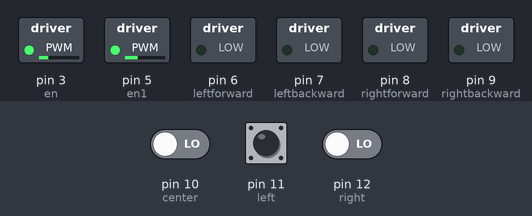
Bench run of a sketch on a simulated Arduino Uno, built with avr-gcc and run on an emulated ATmega328P. Parts: switched loads named in the sketch (green lamp = pin HIGH). The inputs (shaded band) are chosen by the test bench; at power-on: pin 10 (center) LOW, pin 11 (left) LOW, pin 12 (right) LOW.

Above: at 2.8 s.
2.9 s: pin 10 (center) driven HIGH
At 4.0 s:
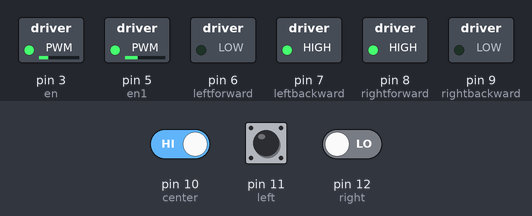
4.5 s: pin 11 (left) pulled HIGH for 1.2 s
At 5.1 s:
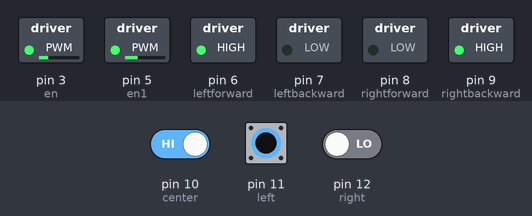
7.2 s: pin 11 (left) pulled HIGH for 3.2 s
At 10.8 s:
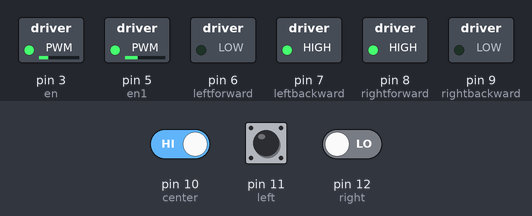
11.9 s: pin 10 (center) driven LOW
At 13.1 s:
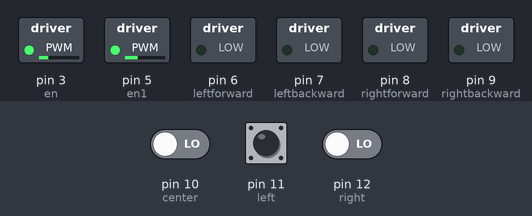
13.4 s: pin 11 (left) pulled HIGH for 1.2 s
At 14.4 s:
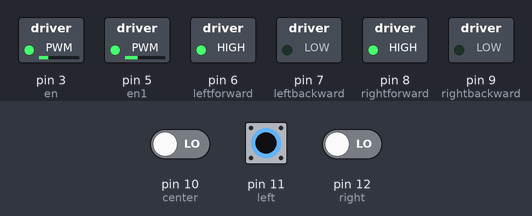
16.1 s: pin 10 (center) driven HIGH and pin 11 (left) driven HIGH and pin 12 (right) driven HIGH
At 17.9 s:
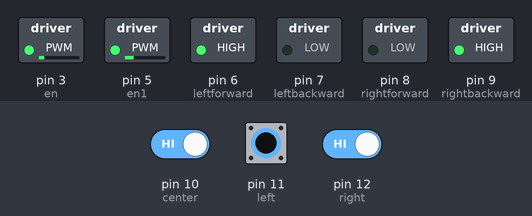
Timing chart, 0 to 16.7 s (numbered marks = the images above; inputs shaded):
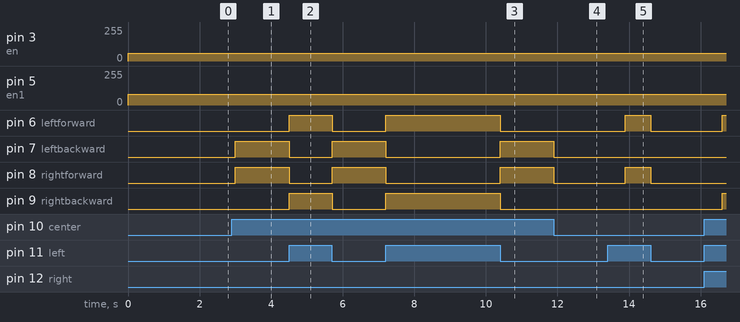

The sketch:

test_line_follwoing.ino
```cpp
int left =11;
int center =10;
int right=12;
int en=3;
int en1=5;
int red=2;
int green=4;
//int extraleft=A2;
//int extraright=A3

int leftforward =6;
int leftbackward =7;
int rightforward =8;
int rightbackward =9;
//int b;

bool l, c, r, m;

void setup() {
  // put your setup code here, to run once:
pinMode(l,INPUT);
pinMode(c,INPUT);
pinMode(r,INPUT);
pinMode(leftforward,OUTPUT);
pinMode(leftbackward,OUTPUT);
pinMode(rightforward,OUTPUT);
pinMode(rightbackward,OUTPUT);
pinMode(en1,OUTPUT);
pinMode(red,INPUT);
pinMode(green,INPUT);
pinMode(en,OUTPUT);
//Serial.begin(9600);

}

void loop() {
  // put your main code here, to run repeatedly:

  readSensor();

  if(l && !c && r) //ROBOT MOVE FORWAD
  {
  motorFwd();
  }


  if(l && c &&!r)// RIGHT TURN
  {
    //delay(50);
    motorRight();
    //LEDred();
  }
  if(!l && c && r){    //LEFT TURN
    motorLeft();
   // LEDred();
  }

if(!l && c &&!r )//T-JUNCATION --LEFT IS FIRST PRIORITY ORDER SO ROBOT IS RIGHT TURN
{
  motorLeft();
  //LEDred();
}
if(l && c && r)// 180 DEGREE RIGHT TURN
{
    //motorFwd();
    //delay(50);
  do{
    motorRight();
  }
  while(l && c && !r);
  do{
    motorRot();
    }
    while(l && !c && r);
}
if(!l && !c && r){    //  IF CONDITION IS TURN LEFT OR STRIAGHT MOVE LEFT
  //LEDred();
  do{
    motorLeft();
  }
  while(!l && c && r);
  do{
    motorLeft();
    }
    while(l && !c && r);
}
if(l && !c && !r){  //  MOVE STRAIGHT NOT RIGHT
  motorFwd();
  //LEDred();
}

if(!l &&! c &&! r)  //STOP IN THE DESTINATION
{
  digitalWrite(leftforward,LOW);
  digitalWrite(leftbackward,LOW);
  digitalWrite(rightforward,LOW);
  digitalWrite(rightbackward,LOW);
  analogWrite(en,58);
  analogWrite(en1,80);
 LEDgreen();
}
}
void readSensor(){
  l = digitalRead(left);
  c = digitalRead(center);
  r = digitalRead(right);
//  m = digitalRead(mid);
  //el = digitalRead(extraleft);
  //er = digitalRead(extraright);
}

void motorFwd(){
    //Fod
    digitalWrite(leftforward,HIGH);
  digitalWrite(leftbackward,LOW);
  digitalWrite(rightforward,HIGH);
  digitalWrite(rightbackward,LOW);
  analogWrite(en,58);
  analogWrite(en1,80);

}

  void motorBack(){
      digitalWrite(leftforward,LOW);
      digitalWrite(leftbackward,HIGH);
      digitalWrite(rightforward,LOW);
      digitalWrite(rightbackward,HIGH);
      analogWrite(en,58);
      analogWrite(en1,80);
   }

   void motorLeft(){
       digitalWrite(leftforward,LOW);
      digitalWrite(leftbackward,HIGH);
      digitalWrite(rightforward,HIGH);
      digitalWrite(rightbackward,LOW);
      analogWrite(en,58);
      analogWrite(en1,80);
   }
   void motorRight(){
       digitalWrite(leftforward,HIGH);
      digitalWrite(leftbackward,LOW);
      digitalWrite(rightforward,LOW);
      digitalWrite(rightbackward,HIGH);
      analogWrite(en,58);
      analogWrite(en1,80);
   }

   void motorRot(){
       digitalWrite(leftforward,HIGH);
      digitalWrite(leftbackward,LOW);
      digitalWrite(rightforward,LOW);
      digitalWrite(rightbackward,HIGH);
      analogWrite(en,33);
      analogWrite(en1,55);
   }

     void LEDred(){
       digitalWrite(red,HIGH);
    delay(1000);
     }
     void LEDgreen(){
     digitalWrite(green,HIGH);
      delay(1000);
     }
```

Measured:
- after the input at 2.9 s, pin 7 (leftbackward), pin 8 (rightforward): LOW → HIGH after 0.10 s
- after the input at 4.5 s, pin 6 (leftforward), pin 9 (rightbackward): LOW → HIGH at once, → LOW 1.2 s later; pin 7 (leftbackward), pin 8 (rightforward): HIGH → LOW at once, → HIGH 1.2 s later
- after the input at 7.2 s, pin 6 (leftforward), pin 9 (rightbackward): LOW → HIGH at once, → LOW 3.2 s later; pin 7 (leftbackward), pin 8 (rightforward): HIGH → LOW at once, → HIGH 3.2 s later
- after the input at 11.9 s, pin 7 (leftbackward), pin 8 (rightforward): HIGH → LOW at once
- after the input at 13.4 s, pin 6 (leftforward), pin 8 (rightforward): LOW → HIGH after 0.50 s, → LOW 0.70 s later
- after the input at 16.1 s, pin 6 (leftforward), pin 9 (rightbackward): LOW → HIGH after 0.50 s
